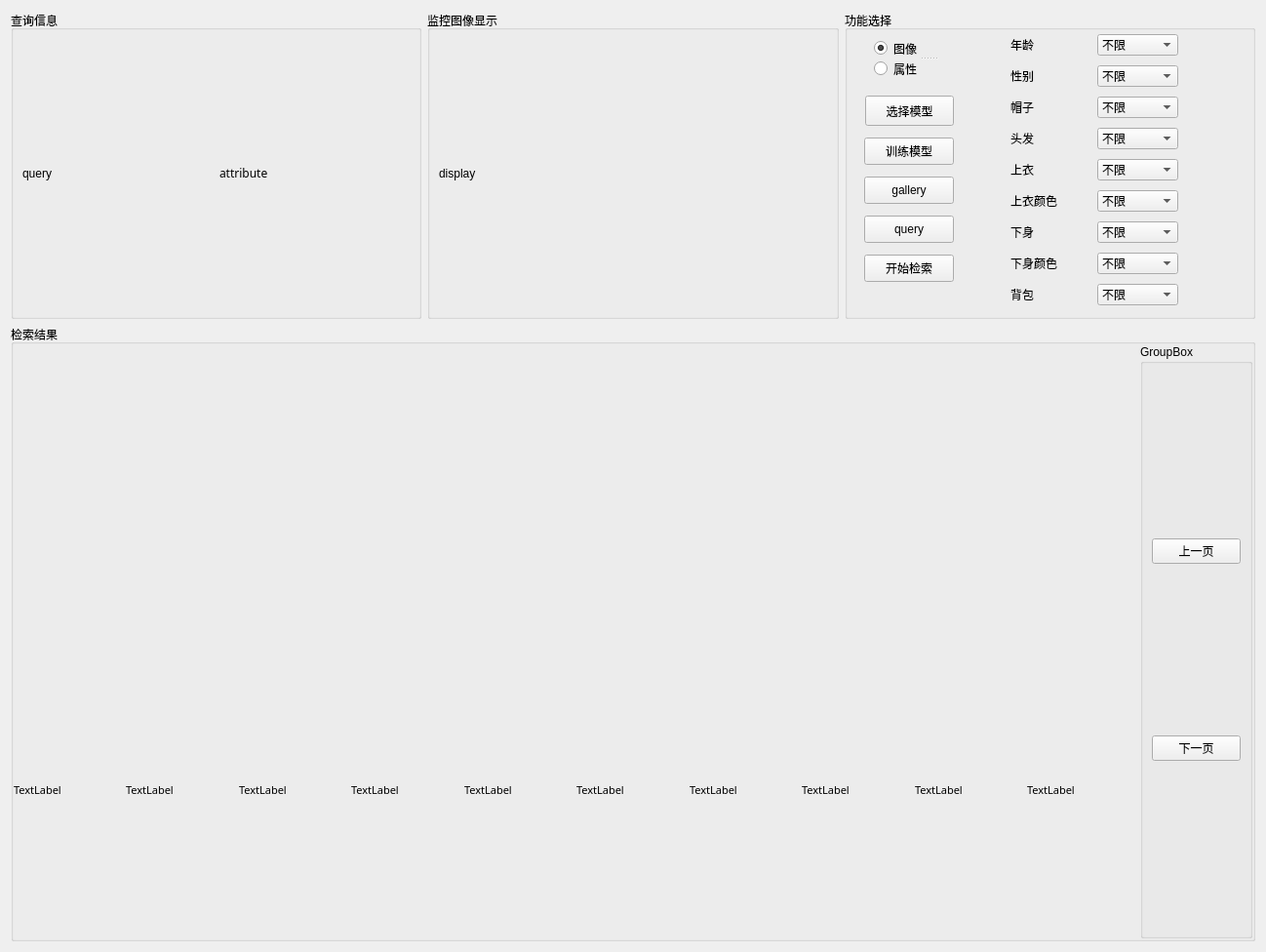
<?xml version="1.0" encoding="UTF-8"?>
<ui version="4.0">
 <class>Form</class>
 <widget class="QWidget" name="Form">
  <property name="geometry">
   <rect>
    <x>0</x>
    <y>0</y>
    <width>1298</width>
    <height>976</height>
   </rect>
  </property>
  <property name="windowTitle">
   <string>Form</string>
  </property>
  <layout class="QGridLayout" name="gridLayout">
   <item row="1" column="0" rowspan="2" colspan="3">
    <widget class="QGroupBox" name="searchBox">
     <property name="title">
      <string>检索结果</string>
     </property>
     <layout class="QGridLayout" name="gridLayout_search">
      <property name="leftMargin">
       <number>0</number>
      </property>
      <property name="topMargin">
       <number>0</number>
      </property>
      <property name="rightMargin">
       <number>0</number>
      </property>
      <property name="bottomMargin">
       <number>0</number>
      </property>
      <property name="spacing">
       <number>0</number>
      </property>
      <item row="0" column="3">
       <widget class="QPushButton" name="rank4">
        <property name="sizePolicy">
         <sizepolicy hsizetype="Preferred" vsizetype="Preferred">
          <horstretch>0</horstretch>
          <verstretch>0</verstretch>
         </sizepolicy>
        </property>
        <property name="autoFillBackground">
         <bool>false</bool>
        </property>
        <property name="text">
         <string/>
        </property>
        <property name="flat">
         <bool>true</bool>
        </property>
        <attribute name="buttonGroup">
         <string notr="true">result_group</string>
        </attribute>
       </widget>
      </item>
      <item row="0" column="10">
       <widget class="QPushButton" name="rank10">
        <property name="sizePolicy">
         <sizepolicy hsizetype="Preferred" vsizetype="Preferred">
          <horstretch>0</horstretch>
          <verstretch>0</verstretch>
         </sizepolicy>
        </property>
        <property name="autoFillBackground">
         <bool>false</bool>
        </property>
        <property name="text">
         <string/>
        </property>
        <property name="flat">
         <bool>true</bool>
        </property>
        <attribute name="buttonGroup">
         <string notr="true">result_group</string>
        </attribute>
       </widget>
      </item>
      <item row="0" column="6">
       <widget class="QPushButton" name="rank7">
        <property name="sizePolicy">
         <sizepolicy hsizetype="Preferred" vsizetype="Preferred">
          <horstretch>0</horstretch>
          <verstretch>0</verstretch>
         </sizepolicy>
        </property>
        <property name="autoFillBackground">
         <bool>false</bool>
        </property>
        <property name="text">
         <string/>
        </property>
        <property name="flat">
         <bool>true</bool>
        </property>
        <attribute name="buttonGroup">
         <string notr="true">result_group</string>
        </attribute>
       </widget>
      </item>
      <item row="1" column="5">
       <widget class="QLabel" name="attr6">
        <property name="font">
         <font>
          <family>微软雅黑</family>
          <pointsize>8</pointsize>
         </font>
        </property>
        <property name="text">
         <string>TextLabel</string>
        </property>
       </widget>
      </item>
      <item row="1" column="9">
       <widget class="QLabel" name="attr9">
        <property name="font">
         <font>
          <family>微软雅黑</family>
          <pointsize>8</pointsize>
         </font>
        </property>
        <property name="text">
         <string>TextLabel</string>
        </property>
       </widget>
      </item>
      <item row="1" column="8">
       <widget class="QLabel" name="attr8">
        <property name="font">
         <font>
          <family>微软雅黑</family>
          <pointsize>8</pointsize>
         </font>
        </property>
        <property name="text">
         <string>TextLabel</string>
        </property>
       </widget>
      </item>
      <item row="0" column="8">
       <widget class="QPushButton" name="rank8">
        <property name="sizePolicy">
         <sizepolicy hsizetype="Preferred" vsizetype="Preferred">
          <horstretch>0</horstretch>
          <verstretch>0</verstretch>
         </sizepolicy>
        </property>
        <property name="autoFillBackground">
         <bool>false</bool>
        </property>
        <property name="text">
         <string/>
        </property>
        <property name="flat">
         <bool>true</bool>
        </property>
        <attribute name="buttonGroup">
         <string notr="true">result_group</string>
        </attribute>
       </widget>
      </item>
      <item row="1" column="2">
       <widget class="QLabel" name="attr3">
        <property name="font">
         <font>
          <family>微软雅黑</family>
          <pointsize>8</pointsize>
         </font>
        </property>
        <property name="text">
         <string>TextLabel</string>
        </property>
       </widget>
      </item>
      <item row="0" column="9">
       <widget class="QPushButton" name="rank9">
        <property name="sizePolicy">
         <sizepolicy hsizetype="Preferred" vsizetype="Preferred">
          <horstretch>0</horstretch>
          <verstretch>0</verstretch>
         </sizepolicy>
        </property>
        <property name="autoFillBackground">
         <bool>false</bool>
        </property>
        <property name="text">
         <string/>
        </property>
        <property name="flat">
         <bool>true</bool>
        </property>
        <attribute name="buttonGroup">
         <string notr="true">result_group</string>
        </attribute>
       </widget>
      </item>
      <item row="0" column="5">
       <widget class="QPushButton" name="rank6">
        <property name="sizePolicy">
         <sizepolicy hsizetype="Preferred" vsizetype="Preferred">
          <horstretch>0</horstretch>
          <verstretch>0</verstretch>
         </sizepolicy>
        </property>
        <property name="autoFillBackground">
         <bool>false</bool>
        </property>
        <property name="text">
         <string/>
        </property>
        <property name="flat">
         <bool>true</bool>
        </property>
        <attribute name="buttonGroup">
         <string notr="true">result_group</string>
        </attribute>
       </widget>
      </item>
      <item row="1" column="1">
       <widget class="QLabel" name="attr2">
        <property name="font">
         <font>
          <family>微软雅黑</family>
          <pointsize>8</pointsize>
         </font>
        </property>
        <property name="text">
         <string>TextLabel</string>
        </property>
       </widget>
      </item>
      <item row="1" column="6">
       <widget class="QLabel" name="attr7">
        <property name="font">
         <font>
          <family>微软雅黑</family>
          <pointsize>8</pointsize>
         </font>
        </property>
        <property name="text">
         <string>TextLabel</string>
        </property>
       </widget>
      </item>
      <item row="1" column="10">
       <widget class="QLabel" name="attr10">
        <property name="font">
         <font>
          <family>微软雅黑</family>
          <pointsize>8</pointsize>
         </font>
        </property>
        <property name="text">
         <string>TextLabel</string>
        </property>
       </widget>
      </item>
      <item row="0" column="0">
       <widget class="QPushButton" name="rank1">
        <property name="sizePolicy">
         <sizepolicy hsizetype="Preferred" vsizetype="Preferred">
          <horstretch>0</horstretch>
          <verstretch>0</verstretch>
         </sizepolicy>
        </property>
        <property name="autoFillBackground">
         <bool>false</bool>
        </property>
        <property name="text">
         <string/>
        </property>
        <property name="iconSize">
         <size>
          <width>100</width>
          <height>270</height>
         </size>
        </property>
        <property name="flat">
         <bool>true</bool>
        </property>
        <attribute name="buttonGroup">
         <string notr="true">result_group</string>
        </attribute>
       </widget>
      </item>
      <item row="1" column="0">
       <widget class="QLabel" name="attr1">
        <property name="font">
         <font>
          <family>微软雅黑</family>
          <pointsize>8</pointsize>
         </font>
        </property>
        <property name="text">
         <string>TextLabel</string>
        </property>
       </widget>
      </item>
      <item row="0" column="11" rowspan="2">
       <widget class="QGroupBox" name="pageselectBox">
        <property name="title">
         <string>GroupBox</string>
        </property>
        <layout class="QVBoxLayout" name="verticalLayout">
         <item>
          <widget class="QPushButton" name="page_up">
           <property name="text">
            <string>上一页</string>
           </property>
          </widget>
         </item>
         <item>
          <widget class="QPushButton" name="page_down">
           <property name="text">
            <string>下一页</string>
           </property>
          </widget>
         </item>
        </layout>
       </widget>
      </item>
      <item row="1" column="4">
       <widget class="QLabel" name="attr5">
        <property name="font">
         <font>
          <family>微软雅黑</family>
          <pointsize>8</pointsize>
         </font>
        </property>
        <property name="text">
         <string>TextLabel</string>
        </property>
       </widget>
      </item>
      <item row="0" column="2">
       <widget class="QPushButton" name="rank3">
        <property name="sizePolicy">
         <sizepolicy hsizetype="Preferred" vsizetype="Preferred">
          <horstretch>0</horstretch>
          <verstretch>0</verstretch>
         </sizepolicy>
        </property>
        <property name="autoFillBackground">
         <bool>false</bool>
        </property>
        <property name="text">
         <string/>
        </property>
        <property name="flat">
         <bool>true</bool>
        </property>
        <attribute name="buttonGroup">
         <string notr="true">result_group</string>
        </attribute>
       </widget>
      </item>
      <item row="1" column="3">
       <widget class="QLabel" name="attr4">
        <property name="font">
         <font>
          <family>微软雅黑</family>
          <pointsize>8</pointsize>
         </font>
        </property>
        <property name="text">
         <string>TextLabel</string>
        </property>
       </widget>
      </item>
      <item row="0" column="4">
       <widget class="QPushButton" name="rank5">
        <property name="sizePolicy">
         <sizepolicy hsizetype="Preferred" vsizetype="Preferred">
          <horstretch>0</horstretch>
          <verstretch>0</verstretch>
         </sizepolicy>
        </property>
        <property name="autoFillBackground">
         <bool>false</bool>
        </property>
        <property name="text">
         <string/>
        </property>
        <property name="flat">
         <bool>true</bool>
        </property>
        <attribute name="buttonGroup">
         <string notr="true">result_group</string>
        </attribute>
       </widget>
      </item>
      <item row="0" column="1">
       <widget class="QPushButton" name="rank2">
        <property name="sizePolicy">
         <sizepolicy hsizetype="Preferred" vsizetype="Preferred">
          <horstretch>0</horstretch>
          <verstretch>0</verstretch>
         </sizepolicy>
        </property>
        <property name="autoFillBackground">
         <bool>false</bool>
        </property>
        <property name="text">
         <string/>
        </property>
        <property name="flat">
         <bool>true</bool>
        </property>
        <attribute name="buttonGroup">
         <string notr="true">result_group</string>
        </attribute>
       </widget>
      </item>
     </layout>
    </widget>
   </item>
   <item row="0" column="1">
    <widget class="QGroupBox" name="displayBox">
     <property name="title">
      <string>监控图像显示</string>
     </property>
     <layout class="QGridLayout" name="gridLayout_2">
      <item row="0" column="0">
       <widget class="QLabel" name="displaylabel">
        <property name="text">
         <string>display</string>
        </property>
       </widget>
      </item>
     </layout>
    </widget>
   </item>
   <item row="0" column="0">
    <widget class="QGroupBox" name="queryBox">
     <property name="title">
      <string>查询信息</string>
     </property>
     <layout class="QGridLayout" name="gridLayout_4">
      <item row="0" column="0">
       <widget class="QLabel" name="querylabel">
        <property name="text">
         <string>query</string>
        </property>
        <property name="indent">
         <number>-1</number>
        </property>
       </widget>
      </item>
      <item row="0" column="1">
       <widget class="QLabel" name="queryattrlabel">
        <property name="font">
         <font>
          <family>微软雅黑</family>
         </font>
        </property>
        <property name="text">
         <string>attribute</string>
        </property>
       </widget>
      </item>
     </layout>
    </widget>
   </item>
   <item row="0" column="2">
    <widget class="QGroupBox" name="fileselectBox">
     <property name="title">
      <string>功能选择</string>
     </property>
     <widget class="QPushButton" name="queryfile">
      <property name="geometry">
       <rect>
        <x>20</x>
        <y>210</y>
        <width>92</width>
        <height>28</height>
       </rect>
      </property>
      <property name="text">
       <string>query</string>
      </property>
     </widget>
     <widget class="QPushButton" name="galleryfile">
      <property name="geometry">
       <rect>
        <x>20</x>
        <y>170</y>
        <width>92</width>
        <height>28</height>
       </rect>
      </property>
      <property name="text">
       <string>gallery</string>
      </property>
     </widget>
     <widget class="QPushButton" name="pushButton_3">
      <property name="geometry">
       <rect>
        <x>20</x>
        <y>250</y>
        <width>92</width>
        <height>28</height>
       </rect>
      </property>
      <property name="text">
       <string>开始检索</string>
      </property>
     </widget>
     <widget class="QSplitter" name="splitter">
      <property name="geometry">
       <rect>
        <x>30</x>
        <y>30</y>
        <width>112</width>
        <height>38</height>
       </rect>
      </property>
      <property name="orientation">
       <enum>Qt::Vertical</enum>
      </property>
      <widget class="QRadioButton" name="imagemode">
       <property name="text">
        <string>图像</string>
       </property>
       <property name="checked">
        <bool>true</bool>
       </property>
       <attribute name="buttonGroup">
        <string notr="true">funtion_group</string>
       </attribute>
      </widget>
      <widget class="QRadioButton" name="attrmode">
       <property name="text">
        <string>属性</string>
       </property>
       <attribute name="buttonGroup">
        <string notr="true">funtion_group</string>
       </attribute>
      </widget>
     </widget>
     <widget class="QWidget" name="layoutWidget">
      <property name="geometry">
       <rect>
        <x>170</x>
        <y>20</y>
        <width>172</width>
        <height>290</height>
       </rect>
      </property>
      <layout class="QGridLayout" name="gridLayout_3">
       <item row="2" column="0">
        <widget class="QLabel" name="label_3">
         <property name="text">
          <string>帽子</string>
         </property>
        </widget>
       </item>
       <item row="3" column="0">
        <widget class="QLabel" name="label_4">
         <property name="text">
          <string>头发</string>
         </property>
        </widget>
       </item>
       <item row="4" column="0">
        <widget class="QLabel" name="label_5">
         <property name="text">
          <string>上衣</string>
         </property>
        </widget>
       </item>
       <item row="5" column="0">
        <widget class="QLabel" name="label_6">
         <property name="text">
          <string>上衣颜色</string>
         </property>
        </widget>
       </item>
       <item row="6" column="0">
        <widget class="QLabel" name="label_7">
         <property name="text">
          <string>下身</string>
         </property>
        </widget>
       </item>
       <item row="0" column="1">
        <widget class="QComboBox" name="comboBox_age">
         <item>
          <property name="text">
           <string>不限</string>
          </property>
         </item>
         <item>
          <property name="text">
           <string>少年</string>
          </property>
         </item>
         <item>
          <property name="text">
           <string>青少年</string>
          </property>
         </item>
         <item>
          <property name="text">
           <string>成年</string>
          </property>
         </item>
         <item>
          <property name="text">
           <string>老年</string>
          </property>
         </item>
        </widget>
       </item>
       <item row="1" column="1">
        <widget class="QComboBox" name="comboBox_sex">
         <item>
          <property name="text">
           <string>不限</string>
          </property>
         </item>
         <item>
          <property name="text">
           <string>男</string>
          </property>
         </item>
         <item>
          <property name="text">
           <string>女</string>
          </property>
         </item>
        </widget>
       </item>
       <item row="3" column="1">
        <widget class="QComboBox" name="comboBox_hair">
         <item>
          <property name="text">
           <string>不限</string>
          </property>
         </item>
         <item>
          <property name="text">
           <string>短发</string>
          </property>
         </item>
         <item>
          <property name="text">
           <string>长发</string>
          </property>
         </item>
        </widget>
       </item>
       <item row="2" column="1">
        <widget class="QComboBox" name="comboBox_hat">
         <item>
          <property name="text">
           <string>不限</string>
          </property>
         </item>
         <item>
          <property name="text">
           <string>否</string>
          </property>
         </item>
         <item>
          <property name="text">
           <string>是</string>
          </property>
         </item>
        </widget>
       </item>
       <item row="8" column="1">
        <widget class="QComboBox" name="comboBox_bag">
         <item>
          <property name="text">
           <string>不限</string>
          </property>
         </item>
         <item>
          <property name="text">
           <string>背包</string>
          </property>
         </item>
         <item>
          <property name="text">
           <string>挎包</string>
          </property>
         </item>
         <item>
          <property name="text">
           <string>手提包</string>
          </property>
         </item>
         <item>
          <property name="text">
           <string>无包</string>
          </property>
         </item>
        </widget>
       </item>
       <item row="7" column="1">
        <widget class="QComboBox" name="comboBox_downcolor">
         <item>
          <property name="text">
           <string>不限</string>
          </property>
         </item>
         <item>
          <property name="text">
           <string>黑色</string>
          </property>
         </item>
         <item>
          <property name="text">
           <string>蓝色</string>
          </property>
         </item>
         <item>
          <property name="text">
           <string>棕色</string>
          </property>
         </item>
         <item>
          <property name="text">
           <string>灰色</string>
          </property>
         </item>
         <item>
          <property name="text">
           <string>绿色</string>
          </property>
         </item>
         <item>
          <property name="text">
           <string>粉红色</string>
          </property>
         </item>
         <item>
          <property name="text">
           <string>紫色</string>
          </property>
         </item>
         <item>
          <property name="text">
           <string>白色</string>
          </property>
         </item>
         <item>
          <property name="text">
           <string>黄色</string>
          </property>
         </item>
        </widget>
       </item>
       <item row="6" column="1">
        <widget class="QComboBox" name="comboBox_down">
         <item>
          <property name="text">
           <string>不限</string>
          </property>
         </item>
         <item>
          <property name="text">
           <string>长裙</string>
          </property>
         </item>
         <item>
          <property name="text">
           <string>短裙</string>
          </property>
         </item>
         <item>
          <property name="text">
           <string>长裤</string>
          </property>
         </item>
         <item>
          <property name="text">
           <string>短裤</string>
          </property>
         </item>
        </widget>
       </item>
       <item row="5" column="1">
        <widget class="QComboBox" name="comboBox_upcolor">
         <item>
          <property name="text">
           <string>不限</string>
          </property>
         </item>
         <item>
          <property name="text">
           <string>黑色</string>
          </property>
         </item>
         <item>
          <property name="text">
           <string>蓝色</string>
          </property>
         </item>
         <item>
          <property name="text">
           <string>绿色</string>
          </property>
         </item>
         <item>
          <property name="text">
           <string>灰色</string>
          </property>
         </item>
         <item>
          <property name="text">
           <string>紫色</string>
          </property>
         </item>
         <item>
          <property name="text">
           <string>红色</string>
          </property>
         </item>
         <item>
          <property name="text">
           <string>白色</string>
          </property>
         </item>
         <item>
          <property name="text">
           <string>黄色</string>
          </property>
         </item>
        </widget>
       </item>
       <item row="0" column="0">
        <widget class="QLabel" name="label">
         <property name="text">
          <string>年龄</string>
         </property>
        </widget>
       </item>
       <item row="1" column="0">
        <widget class="QLabel" name="label_2">
         <property name="text">
          <string>性别</string>
         </property>
        </widget>
       </item>
       <item row="4" column="1">
        <widget class="QComboBox" name="comboBox_up">
         <item>
          <property name="text">
           <string>不限</string>
          </property>
         </item>
         <item>
          <property name="text">
           <string>长袖</string>
          </property>
         </item>
         <item>
          <property name="text">
           <string>短袖</string>
          </property>
         </item>
        </widget>
       </item>
       <item row="7" column="0">
        <widget class="QLabel" name="label_8">
         <property name="text">
          <string>下身颜色</string>
         </property>
        </widget>
       </item>
       <item row="8" column="0">
        <widget class="QLabel" name="label_9">
         <property name="text">
          <string>背包</string>
         </property>
        </widget>
       </item>
      </layout>
     </widget>
     <widget class="QSplitter" name="splitter_2">
      <property name="geometry">
       <rect>
        <x>21</x>
        <y>87</y>
        <width>91</width>
        <height>31</height>
       </rect>
      </property>
      <property name="orientation">
       <enum>Qt::Vertical</enum>
      </property>
      <widget class="QPushButton" name="model_select">
       <property name="text">
        <string>选择模型</string>
       </property>
      </widget>
     </widget>
     <widget class="QLabel" name="model_name">
      <property name="geometry">
       <rect>
        <x>30</x>
        <y>120</y>
        <width>81</width>
        <height>18</height>
       </rect>
      </property>
      <property name="text">
       <string/>
      </property>
     </widget>
     <widget class="QPushButton" name="train_model">
      <property name="geometry">
       <rect>
        <x>20</x>
        <y>130</y>
        <width>92</width>
        <height>28</height>
       </rect>
      </property>
      <property name="text">
       <string>训练模型</string>
      </property>
     </widget>
    </widget>
   </item>
  </layout>
 </widget>
 <resources/>
 <connections>
  <connection>
   <sender>queryfile</sender>
   <signal>clicked()</signal>
   <receiver>Form</receiver>
   <slot>query()</slot>
   <hints>
    <hint type="sourcelabel">
     <x>977</x>
     <y>219</y>
    </hint>
    <hint type="destinationlabel">
     <x>557</x>
     <y>10</y>
    </hint>
   </hints>
  </connection>
  <connection>
   <sender>galleryfile</sender>
   <signal>clicked()</signal>
   <receiver>Form</receiver>
   <slot>openfolder()</slot>
   <hints>
    <hint type="sourcelabel">
     <x>977</x>
     <y>206</y>
    </hint>
    <hint type="destinationlabel">
     <x>547</x>
     <y>308</y>
    </hint>
   </hints>
  </connection>
  <connection>
   <sender>pushButton_3</sender>
   <signal>clicked()</signal>
   <receiver>Form</receiver>
   <slot>reid()</slot>
   <hints>
    <hint type="sourcelabel">
     <x>977</x>
     <y>276</y>
    </hint>
    <hint type="destinationlabel">
     <x>477</x>
     <y>310</y>
    </hint>
   </hints>
  </connection>
  <connection>
   <sender>rank1</sender>
   <signal>clicked()</signal>
   <receiver>Form</receiver>
   <slot>display0()</slot>
   <hints>
    <hint type="sourcelabel">
     <x>65</x>
     <y>414</y>
    </hint>
    <hint type="destinationlabel">
     <x>3</x>
     <y>353</y>
    </hint>
   </hints>
  </connection>
  <connection>
   <sender>rank2</sender>
   <signal>clicked()</signal>
   <receiver>Form</receiver>
   <slot>display1()</slot>
   <hints>
    <hint type="sourcelabel">
     <x>187</x>
     <y>366</y>
    </hint>
    <hint type="destinationlabel">
     <x>4</x>
     <y>384</y>
    </hint>
   </hints>
  </connection>
  <connection>
   <sender>rank3</sender>
   <signal>clicked()</signal>
   <receiver>Form</receiver>
   <slot>display2()</slot>
   <hints>
    <hint type="sourcelabel">
     <x>287</x>
     <y>391</y>
    </hint>
    <hint type="destinationlabel">
     <x>3</x>
     <y>417</y>
    </hint>
   </hints>
  </connection>
  <connection>
   <sender>rank4</sender>
   <signal>clicked()</signal>
   <receiver>Form</receiver>
   <slot>display3()</slot>
   <hints>
    <hint type="sourcelabel">
     <x>403</x>
     <y>428</y>
    </hint>
    <hint type="destinationlabel">
     <x>5</x>
     <y>447</y>
    </hint>
   </hints>
  </connection>
  <connection>
   <sender>rank5</sender>
   <signal>clicked()</signal>
   <receiver>Form</receiver>
   <slot>display4()</slot>
   <hints>
    <hint type="sourcelabel">
     <x>590</x>
     <y>655</y>
    </hint>
    <hint type="destinationlabel">
     <x>4</x>
     <y>479</y>
    </hint>
   </hints>
  </connection>
  <connection>
   <sender>rank6</sender>
   <signal>clicked()</signal>
   <receiver>Form</receiver>
   <slot>display5()</slot>
   <hints>
    <hint type="sourcelabel">
     <x>706</x>
     <y>655</y>
    </hint>
    <hint type="destinationlabel">
     <x>3</x>
     <y>511</y>
    </hint>
   </hints>
  </connection>
  <connection>
   <sender>rank7</sender>
   <signal>clicked()</signal>
   <receiver>Form</receiver>
   <slot>display6()</slot>
   <hints>
    <hint type="sourcelabel">
     <x>822</x>
     <y>655</y>
    </hint>
    <hint type="destinationlabel">
     <x>3</x>
     <y>544</y>
    </hint>
   </hints>
  </connection>
  <connection>
   <sender>rank8</sender>
   <signal>clicked()</signal>
   <receiver>Form</receiver>
   <slot>display7()</slot>
   <hints>
    <hint type="sourcelabel">
     <x>938</x>
     <y>655</y>
    </hint>
    <hint type="destinationlabel">
     <x>3</x>
     <y>579</y>
    </hint>
   </hints>
  </connection>
  <connection>
   <sender>rank9</sender>
   <signal>clicked()</signal>
   <receiver>Form</receiver>
   <slot>display8()</slot>
   <hints>
    <hint type="sourcelabel">
     <x>1055</x>
     <y>655</y>
    </hint>
    <hint type="destinationlabel">
     <x>4</x>
     <y>615</y>
    </hint>
   </hints>
  </connection>
  <connection>
   <sender>rank10</sender>
   <signal>clicked()</signal>
   <receiver>Form</receiver>
   <slot>display9()</slot>
   <hints>
    <hint type="sourcelabel">
     <x>1171</x>
     <y>655</y>
    </hint>
    <hint type="destinationlabel">
     <x>1</x>
     <y>647</y>
    </hint>
   </hints>
  </connection>
  <connection>
   <sender>page_up</sender>
   <signal>clicked()</signal>
   <receiver>Form</receiver>
   <slot>pageup()</slot>
   <hints>
    <hint type="sourcelabel">
     <x>1277</x>
     <y>568</y>
    </hint>
    <hint type="destinationlabel">
     <x>1215</x>
     <y>525</y>
    </hint>
   </hints>
  </connection>
  <connection>
   <sender>page_down</sender>
   <signal>clicked()</signal>
   <receiver>Form</receiver>
   <slot>pagedown()</slot>
   <hints>
    <hint type="sourcelabel">
     <x>1277</x>
     <y>776</y>
    </hint>
    <hint type="destinationlabel">
     <x>1215</x>
     <y>711</y>
    </hint>
   </hints>
  </connection>
  <connection>
   <sender>imagemode</sender>
   <signal>pressed()</signal>
   <receiver>Form</receiver>
   <slot>set_imagemode()</slot>
   <hints>
    <hint type="sourcelabel">
     <x>1007</x>
     <y>55</y>
    </hint>
    <hint type="destinationlabel">
     <x>811</x>
     <y>43</y>
    </hint>
   </hints>
  </connection>
  <connection>
   <sender>attrmode</sender>
   <signal>pressed()</signal>
   <receiver>Form</receiver>
   <slot>set_attrmode()</slot>
   <hints>
    <hint type="sourcelabel">
     <x>1007</x>
     <y>76</y>
    </hint>
    <hint type="destinationlabel">
     <x>807</x>
     <y>73</y>
    </hint>
   </hints>
  </connection>
  <connection>
   <sender>train_model</sender>
   <signal>clicked()</signal>
   <receiver>Form</receiver>
   <slot>train()</slot>
   <hints>
    <hint type="sourcelabel">
     <x>896</x>
     <y>147</y>
    </hint>
    <hint type="destinationlabel">
     <x>833</x>
     <y>328</y>
    </hint>
   </hints>
  </connection>
 </connections>
 <slots>
  <slot>openimage()</slot>
  <slot>openfolder()</slot>
  <slot>display()</slot>
  <slot>reid()</slot>
  <slot>display1()</slot>
  <slot>display2()</slot>
  <slot>display3()</slot>
  <slot>display4()</slot>
  <slot>display5()</slot>
  <slot>display6()</slot>
  <slot>display7()</slot>
  <slot>display8()</slot>
  <slot>display9()</slot>
  <slot>display0()</slot>
  <slot>pageup()</slot>
  <slot>pagedown()</slot>
  <slot>set_imagemode()</slot>
  <slot>set_attrmode()</slot>
  <slot>query()</slot>
  <slot>set_oscode()</slot>
  <slot>set_tscode()</slot>
  <slot>train()</slot>
 </slots>
 <buttongroups>
  <buttongroup name="result_group"/>
  <buttongroup name="funtion_group"/>
 </buttongroups>
</ui>
